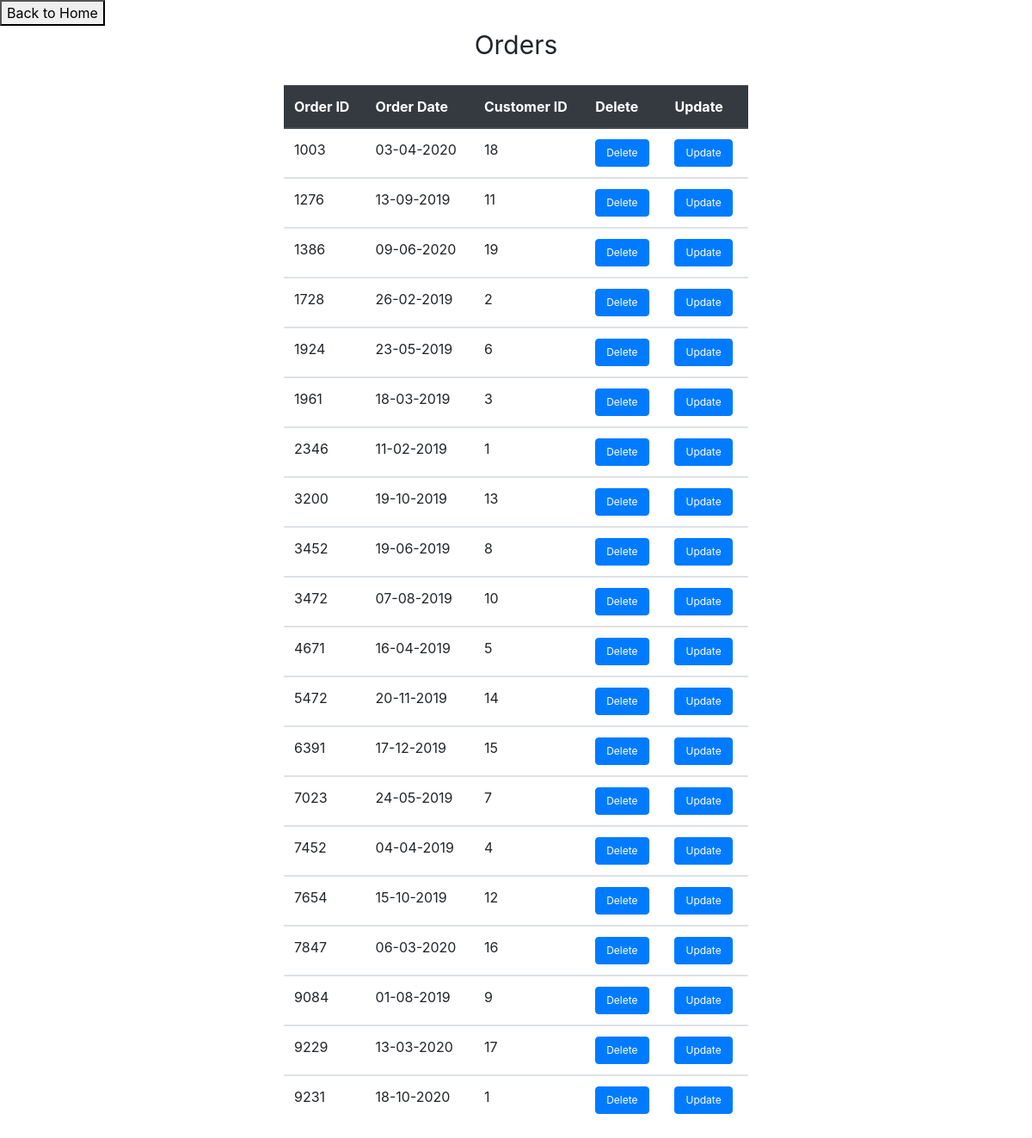
Page /ShopManagement/orders_display.php on the committed database.
### tables this page shows
CREATE TABLE `orders` (
  `Order_ID` int(11) NOT NULL,
  `Order_Date` varchar(20) NOT NULL,
  `Purchase_Amount` int(11) NOT NULL,
  `Customer_ID` int(11) NOT NULL
);

### ShopManagement/orders_display.php (the view, shortened to what this page needs)
<!DOCTYPE html>
<html lang="en">
<head>
	<link rel="stylesheet" href="https://stackpath.bootstrapcdn.com/bootstrap/4.5.2/css/bootstrap.min.css">
</head>
<body style="background-color:#7f8c8d ><br><br>
<br><center><div id="center_button"><button onclick="location.href='homepage.php'">Back to Home</button> </center><br>
 <center style="font-size:30px">  Orders</center><br>
	<div class="container">
		<div class="row">
			<div class="col-lg-6 m-auto">
				<table class="table">
					<thead class="thead-dark">
						<tr>
						<th scope="col">Order ID</th>
						<th scope="col">Order Date</th>
						<th scope="col">Customer ID</th>
						<th scope="col">Delete</th>
						<th scope="col">Update</th>
						</tr>
					</thead>
					<?php
						include 'conn.php';
						$query="select Order_ID,Order_Date,Customer_ID from orders;";
						$result=mysqli_query($conn,$query);
						while($res=mysqli_fetch_array($result)){
					?>
					<tbody>
						<tr>
						<td><?php echo $res['Order_ID'] ?> </td>
						<td><?php echo $res['Order_Date'] ?> </td>
						<td><?php echo $res['Customer_ID'] ?> </td>
						<td><a href="orders_delete.php?Order_ID=<?php echo $res['Order_ID']?>"><input type="button" class="btn btn-primary" value="Delete" style="font-size:12px"></a></td>
						<td><a href="orders_update.php?Order_ID=<?php echo $res['Order_ID']?>"><input type="button" class="btn btn-primary" value="Update" style="font-size:12px"></a></td>
						</tr>
					</tbody>
						<?php }?>
				</table>
			</div>
		</div>
	</div>
</body>
</html>

### rows in the picture
orders: Order_ID "1003", Order_Date "03-04-2020", Customer_ID "18"
orders: Order_ID "1276", Order_Date "13-09-2019", Customer_ID "11"
orders: Order_ID "1386", Order_Date "09-06-2020", Customer_ID "19"
orders: Order_ID "1728", Order_Date "26-02-2019", Customer_ID "2"
orders: Order_ID "1924", Order_Date "23-05-2019", Customer_ID "6"
orders: Order_ID "1961", Order_Date "18-03-2019", Customer_ID "3"
orders: Order_ID "2346", Order_Date "11-02-2019", Customer_ID "1"
orders: Order_ID "3200", Order_Date "19-10-2019", Customer_ID "13"
orders: Order_ID "3452", Order_Date "19-06-2019", Customer_ID "8"
orders: Order_ID "3472", Order_Date "07-08-2019", Customer_ID "10"
orders: Order_ID "4671", Order_Date "16-04-2019", Customer_ID "5"
orders: Order_ID "5472", Order_Date "20-11-2019", Customer_ID "14"
orders: Order_ID "6391", Order_Date "17-12-2019", Customer_ID "15"
orders: Order_ID "7023", Order_Date "24-05-2019", Customer_ID "7"
orders: Order_ID "7452", Order_Date "04-04-2019", Customer_ID "4"
orders: Order_ID "7654", Order_Date "15-10-2019", Customer_ID "12"
orders: Order_ID "7847", Order_Date "06-03-2020", Customer_ID "16"
orders: Order_ID "9084", Order_Date "01-08-2019", Customer_ID "9"
orders: Order_ID "9229", Order_Date "13-03-2020", Customer_ID "17"
orders: Order_ID "9231", Order_Date "18-10-2020", Customer_ID "1"
